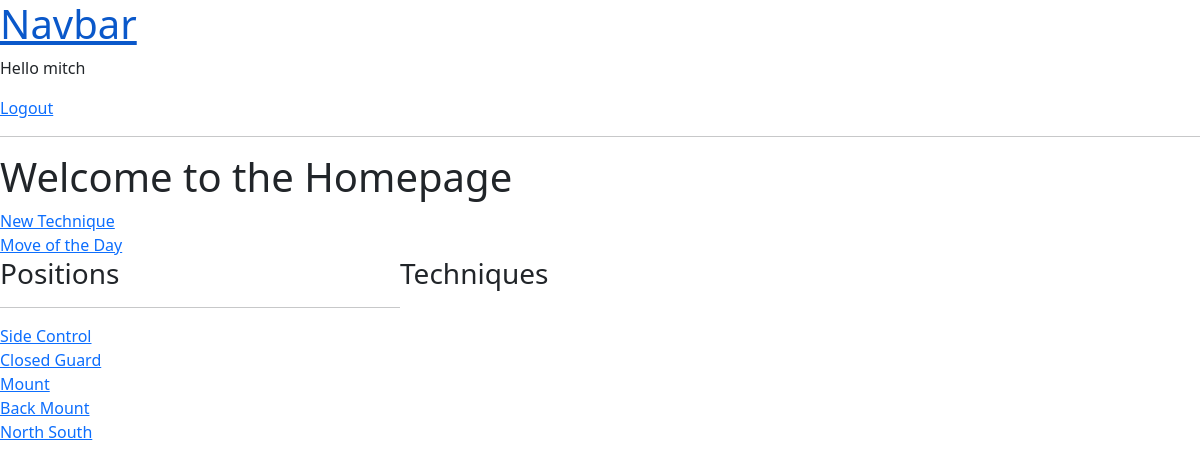
The app's page / (signed in) with its own data.
### bjjtracker/models.py (models this page shows)
class Position(models.Model):
    name = models.CharField(primary_key=True, max_length=100)
    concepts = models.TextField(null=True, blank=True)
    def __str__(self):
        return self.name

### bjjtracker/views.py (the view)
# urls.py: path('', views.home, name='home'),
@login_required(login_url='login')
def home(request):
    q = request.GET.get('q') if request.GET.get('q') != None else ''
    techniques = Technique.objects.filter(
        Q(position__name__icontains=q)
    )
    positions = Position.objects.all()
    context = {'positions':positions, 'techniques':techniques}
    return render(request, 'bjjtracker/home.html', context)

### bjjtracker/templates/bjjtracker/home.html (shortened to what this page needs)
{% extends 'main.html' %}
{% block content %}
<h1>Welcome to the Homepage</h1>
<a href="{% url 'create-technqiue' %}">New Technique</a>
<br>
<a href="{% url 'move-of-the-day' %}">Move of the Day</a>
<div class="home-containers">
    <div>
        <h3>Positions</h3>
        <hr>
        {% for position in positions %}
        <div>
            <a href="{% url 'position'  position.name %}">{{ position }}</a>
        </div>
        {% endfor %}
    </div>
    <div>
        <h3>Techniques</h3>
    </div>
</div>
{% endblock %}

### templates/navbar.html
<nav>
<h1><a href="/">Navbar</a></h1>
{% if request.user.is_authenticated %}
    <p>Hello {{request.user}}</p>
{% endif %}
{% if request.user.is_authenticated %}
    <a href="{% url 'logout' %}">Logout</a>
{% endif %}
<hr>
</nav>

### bjjtracker/templates/bjjtracker/home.html (style rules this page uses)
.home-containers { display: grid; grid-template-columns: 1fr 2fr; }

### records on screen
Position: name "Side Control"
Position: name "Closed Guard"
Position: name "Mount"
Position: name "Back Mount"
Position: name "North South"

### other values on screen
{{ request.user }} "mitch"
